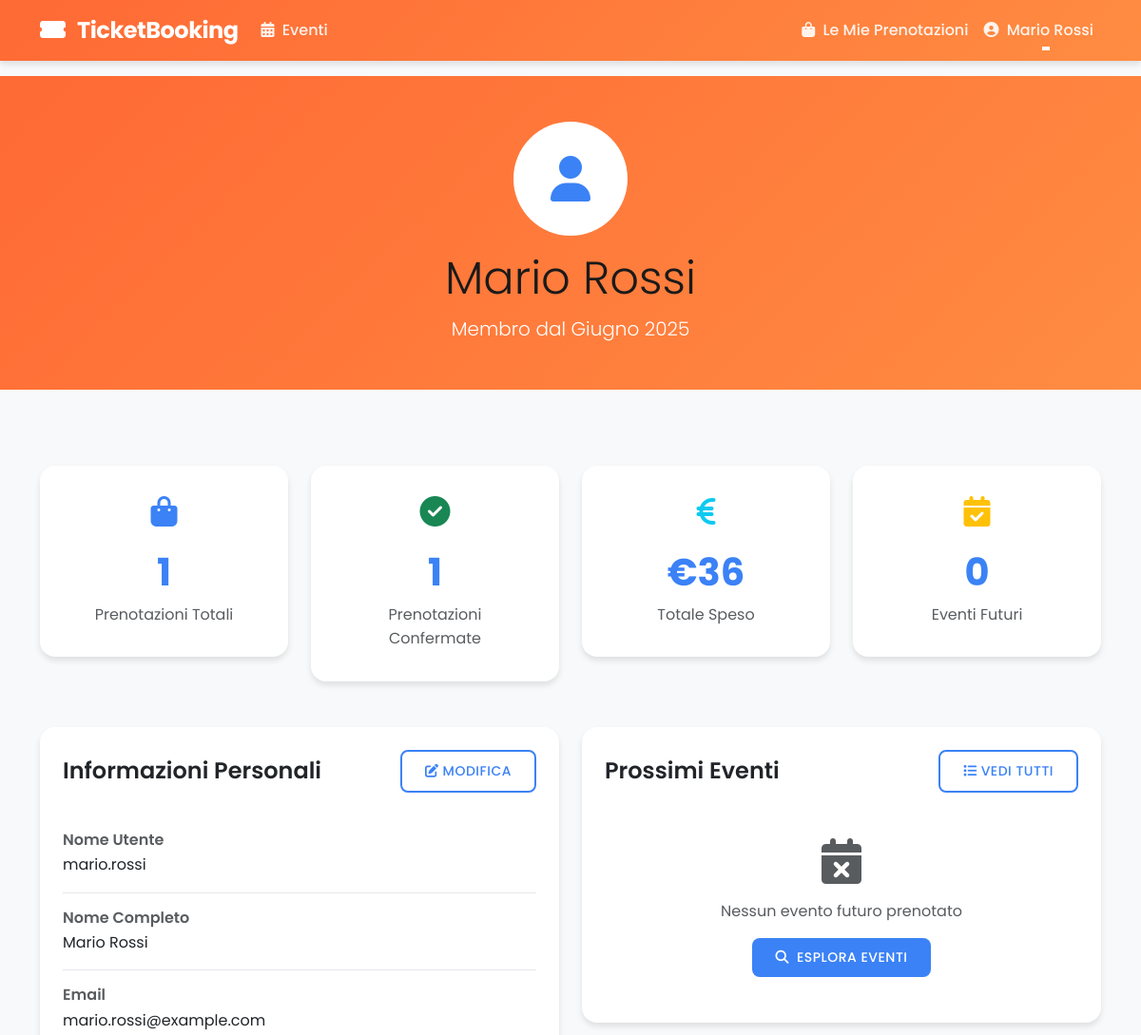
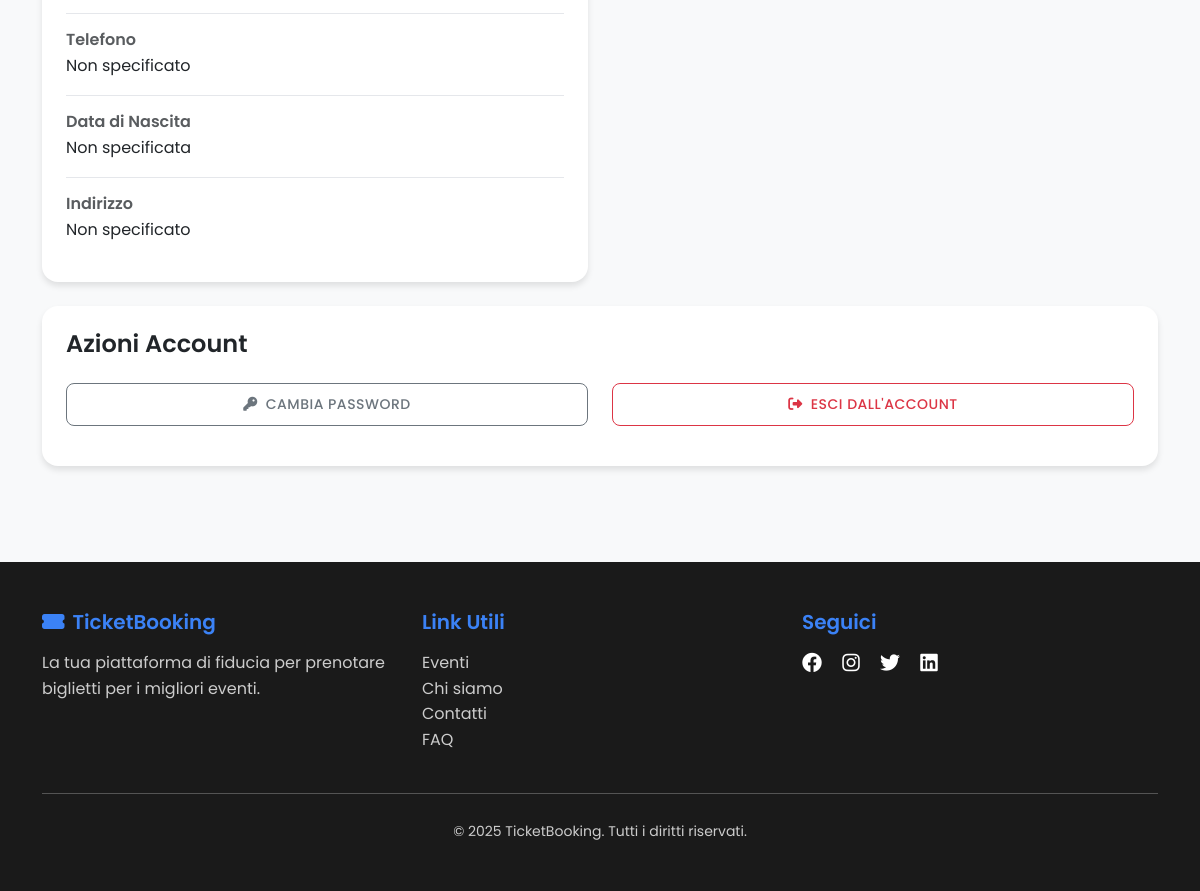
The app's page /accounts/profile/ (signed in) with its own data (2 pictures, top to bottom).
### accounts/models.py (models this page shows, shortened)
class CustomUser(AbstractUser):
    phone_number = models.CharField(max_length=20, blank=True, null=True)
    date_of_birth = models.DateField(blank=True, null=True)
    address = models.TextField(blank=True, null=True)
    city = models.CharField(max_length=100, blank=True, null=True)
    postal_code = models.CharField(max_length=10, blank=True, null=True)
    class Meta:
        verbose_name = 'Utente'
        verbose_name_plural = 'Utenti'
    def get_full_name(self):
        if self.first_name and self.last_name:
            return f"{self.first_name} {self.last_name}"
        return self.username

### accounts/views.py (the view)
# urls.py: path('profile/', views.ProfileView.as_view(), name='profile'),
class ProfileView(LoginRequiredMixin, DetailView):
    model = CustomUser
    template_name = 'accounts/profile.html'
    context_object_name = 'profile_user'
    def get_object(self):
        return self.request.user
    def get_context_data(self, **kwargs):
        context = super().get_context_data(**kwargs)
        user_bookings = self.request.user.bookings.all()
        context['total_bookings'] = user_bookings.count()
        context['confirmed_bookings'] = user_bookings.filter(status='confirmed').count()
        context['total_spent'] = sum(b.total_amount for b in user_bookings.filter(status='confirmed'))
        context['upcoming_events'] = user_bookings.filter(
            status='confirmed',
            event__date__gte=timezone.now()
        ).order_by('event__date')[:5]
        return context

### templates/accounts/profile.html (shortened to what this page needs)
{% extends 'base.html' %}
{% load static %}
{% block content %}
<section class="profile-header">
    <div class="container text-center">
        <div class="profile-avatar">
            <i class="fas fa-user"></i>
        </div>
        <h1 class="display-5 mb-2">{{ profile_user.get_full_name|default:profile_user.username }}</h1>
        <p class="lead mb-0">Membro dal {{ profile_user.date_joined|date:"F Y" }}</p>
    </div>
</section>
<section class="py-5">
    <div class="container">
        <div class="row g-4 mb-5">
            <div class="col-md-3">
                <div class="stat-card">
                    <i class="fas fa-shopping-bag fa-2x mb-3 text-primary"></i>
                    <div class="stat-number">{{ total_bookings }}</div>
                    <p class="text-muted mb-0">Prenotazioni Totali</p>
                </div>
            </div>
            <div class="col-md-3">
                <div class="stat-card">
                    <i class="fas fa-check-circle fa-2x mb-3 text-success"></i>
                    <div class="stat-number">{{ confirmed_bookings }}</div>
                    <p class="text-muted mb-0">Prenotazioni Confermate</p>
                </div>
            </div>
            <div class="col-md-3">
                <div class="stat-card">
                    <i class="fas fa-euro-sign fa-2x mb-3 text-info"></i>
                    <div class="stat-number">€{{ total_spent|floatformat:0 }}</div>
                    <p class="text-muted mb-0">Totale Speso</p>
                </div>
            </div>
            <div class="col-md-3">
                <div class="stat-card">
                    <i class="fas fa-calendar-check fa-2x mb-3 text-warning"></i>
                    <div class="stat-number">{{ upcoming_events|length }}</div>
                    <p class="text-muted mb-0">Eventi Futuri</p>
                </div>
            </div>
        </div>
        <div class="row">
            <div class="col-lg-6 mb-4">
                <div class="card">
                    <div class="card-body">
                        <div class="d-flex justify-content-between align-items-center mb-4">
                            <h4 class="card-title mb-0">Informazioni Personali</h4>
                            <a href="{% url 'edit_profile' %}" class="btn btn-sm btn-outline-primary">
                                <i class="fas fa-edit me-1"></i>Modifica
                            </a>
                        </div>
                        <div class="info-item">
                            <h6 class="text-muted mb-1">Nome Utente</h6>
                            <p class="mb-0">{{ profile_user.username }}</p>
                        </div>
                        <div class="info-item">
                            <h6 class="text-muted mb-1">Nome Completo</h6>
                            <p class="mb-0">{{ profile_user.get_full_name|default:"Non specificato" }}</p>
                        </div>
                        <div class="info-item">
                            <h6 class="text-muted mb-1">Email</h6>
                            <p class="mb-0">{{ profile_user.email }}</p>
                        </div>
                        <div class="info-item">
                            <h6 class="text-muted mb-1">Telefono</h6>
                            <p class="mb-0">{{ profile_user.phone_number|default:"Non specificato" }}</p>
                        </div>
                        <div class="info-item">
                            <h6 class="text-muted mb-1">Data di Nascita</h6>
                            <p class="mb-0">{{ profile_user.date_of_birth|date:"d/m/Y"|default:"Non specificata" }}</p>
                        </div>
                        <div class="info-item">
                            <h6 class="text-muted mb-1">Indirizzo</h6>
                            <p class="mb-0">
                                {% if profile_user.address %}
                                    {{ profile_user.address }}<br>
                                    {{ profile_user.postal_code }} {{ profile_user.city }}
                                {% else %}
                                    Non specificato
                                {% endif %}
                            </p>
                        </div>
                    </div>
                </div>
            </div>
            <div class="col-lg-6 mb-4">
                <div class="card">
                    <div class="card-body">
                        <div class="d-flex justify-content-between align-items-center mb-4">
                            <h4 class="card-title mb-0">Prossimi Eventi</h4>
                            <a href="{% url 'my_bookings' %}" class="btn btn-sm btn-outline-primary">
                                <i class="fas fa-list me-1"></i>Vedi Tutti
                            </a>
                        </div>
                        {% if upcoming_events %}
                            {% for booking in upcoming_events %}
                            <div class="d-flex align-items-center mb-3 pb-3 border-bottom">
                                <div class="me-3">
                                    <div class="text-center">
                                        <div class="h4 mb-0 text-primary">{{ booking.event.date|date:"d" }}</div>
                                        <small class="text-muted">{{ booking.event.date|date:"M" }}</small>
                                    </div>
                                </div>
                                <div class="flex-grow-1">
                                    <h6 class="mb-1">{{ booking.event.title }}</h6>
                                    <p class="text-muted mb-0 small">
                                        <i class="fas fa-map-marker-alt me-1"></i>{{ booking.event.venue }}, {{ booking.event.city }}
                                    </p>
                                </div>
                                <div>
                                    <a href="{% url 'booking_detail' booking.booking_code %}" class="btn btn-sm btn-primary">
                                        <i class="fas fa-ticket-alt"></i>
                                    </a>
                                </div>
                            </div>
                            {% endfor %}
                        {% else %}
                            <div class="text-center py-4">
                                <i class="fas fa-calendar-times fa-3x text-muted mb-3"></i>
                                <p class="text-muted">Nessun evento futuro prenotato</p>
                                <a href="{% url 'event_list' %}" class="btn btn-primary">
                                    <i class="fas fa-search me-2"></i>Esplora Eventi
                                </a>
                            </div>
                        {% endif %}
                    </div>
                </div>
            </div>
        </div>
        <div class="card">
            <div class="card-body">
                <h4 class="card-title mb-4">Azioni Account</h4>
                <div class="row">
                    <div class="col-md-6 mb-3">
                        <a href="{% url 'password_reset' %}" class="btn btn-outline-secondary w-100">
                            <i class="fas fa-key me-2"></i>Cambia Password
                        </a>
                    </div>
                    <div class="col-md-6 mb-3">
                        <a href="{% url 'logout' %}" class="btn btn-outline-danger w-100">
                            <i class="fas fa-sign-out-alt me-2"></i>Esci dall'Account
                        </a>
                    </div>
                </div>
            </div>
        </div>
    </div>
</section>
{% endblock %}

### templates/includes/header.html (shortened to what this page needs)
<nav class="navbar navbar-expand-lg navbar-dark bg-gradient-primary fixed-top">
    <div class="container">
        <a class="navbar-brand logo" href="{% url 'home' %}">
            <i class="fas fa-ticket-alt me-2"></i>
            TicketBooking
        </a>
        <div class="collapse navbar-collapse" id="navbarNav">
            <ul class="navbar-nav me-auto">
                <li class="nav-item">
                    <a class="nav-link {% if request.resolver_match.url_name == 'event_list' %}active{% endif %}" href="{% url 'event_list' %}">
                        <i class="fas fa-calendar-alt me-1"></i> Eventi
                    </a>
                </li>
            </ul>
            <ul class="navbar-nav ms-auto">
                {% if user.is_authenticated %}
                    <li class="nav-item">
                        <a class="nav-link {% if request.resolver_match.url_name == 'my_bookings' %}active{% endif %}" href="{% url 'my_bookings' %}">
                            <i class="fas fa-shopping-bag me-1"></i> Le Mie Prenotazioni
                        </a>
                    </li>
                    <li class="nav-item dropdown">
                        <a class="nav-link dropdown-toggle" href="#" id="navbarDropdown" role="button" data-bs-toggle="dropdown" aria-expanded="false">
                            <i class="fas fa-user-circle me-1"></i> {{ user.get_full_name|default:user.username }}
                        </a>
                    </li>
                {% endif %}
            </ul>
        </div>
    </div>
</nav>

### static/css/style.css (style rules this page uses)
:root { --primary-color: #3b82f6; --secondary-color: #ff6b35; --success-color: #10b981; --danger-color: #ef4444; --warning-color: #f59e0b; --info-color: #3b82f6; --dark-color: #1a1a1a; --light-color: #ffffff; --gradient-primary: linear-gradient(135deg, #ff6b35 5%, #ff8c42 100%); --gradient-secondary: linear-gradient(135deg, #3b82f6 0%, #60a5fa 100%); --gradient-dark: linear-gradient(135deg, #1a1a1a 0%, #2d2d2d 100%); --shadow-sm: 0 2px 4px rgba(0,0,0,0.1); --shadow-md: 0 4px 6px rgba(0,0,0,0.1); --shadow-lg: 0 10px 15px rgba(0,0,0,0.1); --shadow-xl: 0 20px 25px rgba(0,0,0,0.1); --transition: all 0.3s ease; }
* { margin: 0; padding: 0; box-sizing: border-box; }
body { font-family: 'Poppins', sans-serif; background-color: #f8f9fa; color: #333333; line-height: 1.6; min-height: 100vh; display: flex; flex-direction: column; }
h1, h2, h3, h4, h5, h6 { font-weight: 600; color: var(--dark-color); margin-bottom: 1rem; }
.navbar { box-shadow: var(--shadow-md); backdrop-filter: blur(10px); background: var(--gradient-primary) !important; transition: var(--transition); }
.bg-gradient-primary { background: var(--gradient-primary) !important; }
.navbar-brand { font-size: 1.5rem; font-weight: 700; letter-spacing: -0.5px; color: white !important; }
.navbar-nav .nav-link { color: rgba(255, 255, 255, 0.9) !important; font-weight: 500; padding: 0.5rem 1rem; transition: var(--transition); position: relative; }
.navbar-nav .nav-link::after { content: ''; position: absolute; width: 0; height: 2px; bottom: 0; left: 50%; background-color: white; transition: var(--transition); }
.btn { font-weight: 500; padding: 0.625rem 1.5rem; border-radius: 0.5rem; transition: var(--transition); text-transform: uppercase; letter-spacing: 0.5px; font-size: 0.875rem; }
.btn-primary { background: var(--primary-color); border: none; color: white; }
.btn-outline-primary { border: 2px solid var(--primary-color); color: var(--primary-color); }
.card { border: none; border-radius: 1rem; box-shadow: var(--shadow-md); transition: var(--transition); overflow: hidden; background: white; }
.card-body { padding: 1.5rem; }
.card-title { font-weight: 600; margin-bottom: 0.75rem; }
.text-primary { color: var(--primary-color) !important; }

### templates/accounts/profile.html (style rules this page uses)
.profile-header { background: var(--gradient-primary); color: white; padding: 3rem 0; margin-bottom: 2rem; }
.profile-avatar { width: 120px; height: 120px; border-radius: 50%; background: white; display: flex; align-items: center; justify-content: center; font-size: 3rem; color: var(--primary-color); margin: 0 auto 1rem; }
.stat-card { text-align: center; padding: 2rem; border-radius: 1rem; background: white; box-shadow: var(--shadow-md); transition: var(--transition); }
.stat-number { font-size: 2.5rem; font-weight: 700; color: var(--primary-color); }
.info-item { padding: 1rem 0; border-bottom: 1px solid #e5e7eb; }
.info-item:last-child { border-bottom: none; }

### records on screen
CustomUser: get_full_name "Mario Rossi", date_joined "Giugno 2025", username "mario.rossi", email "mario.rossi@example.com", phone_number "Non specificato", date_of_birth "Non specificata"

### other values on screen
{{ total_bookings }} "1"
{{ confirmed_bookings }} "1"
{{ total_spent|floatformat:0 }} "36"
{{ upcoming_events|length }} "0"
